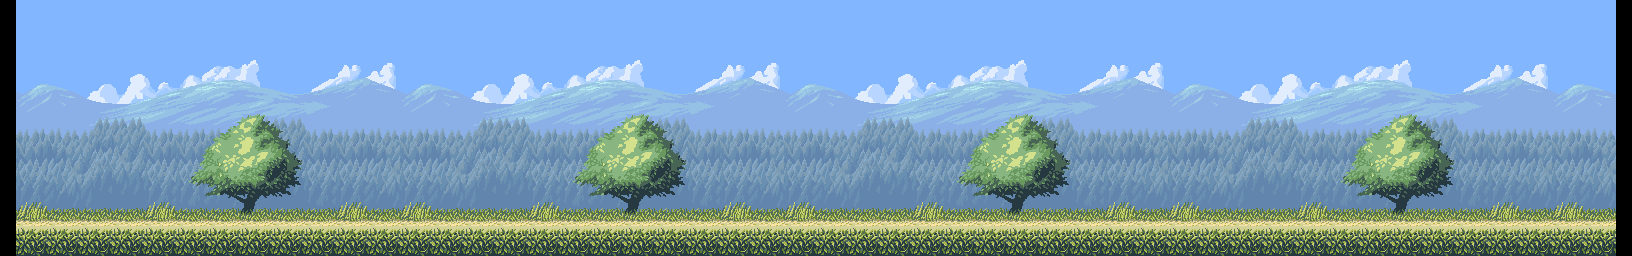

This game map was drawn from its Tiled (.tmx) file and the tilesets committed beside it. A one-line description and the full map source follow:
An orthogonal 102x16 tile map with 16x16 px tiles, 1 tile layer (Capa de patrones 1) and 3 objects.

<map version="1.2" tiledversion="1.3.5" orientation="orthogonal" renderorder="right-down" width="102" height="16" tilewidth="16" tileheight="16" infinite="0" nextlayerid="4" nextobjectid="7">
 <tileset firstgid="1" source="paisaje1.tsx" />
 <layer id="1" name="Capa de patrones 1" width="102" height="16">
  <data encoding="csv">
0,6,7,8,9,10,6,7,8,9,10,6,7,8,9,10,6,7,8,9,10,6,7,8,9,10,6,7,8,9,6,7,8,9,10,10,10,10,10,10,10,10,6,6,6,7,8,9,10,6,7,8,9,10,6,6,6,6,6,6,7,6,6,6,6,7,6,6,6,7,8,9,10,6,7,8,6,7,8,9,10,6,6,6,6,6,7,8,6,6,6,6,7,6,7,8,6,7,8,9,10,0,
0,30,31,32,33,34,30,31,32,33,34,6,7,8,9,10,30,31,32,33,34,30,31,32,33,34,30,31,32,33,30,31,32,33,34,34,34,34,34,34,34,34,10,10,10,10,10,10,10,30,31,32,33,34,30,30,30,30,30,6,6,30,30,30,6,6,30,30,6,6,6,6,7,6,6,6,30,31,32,33,34,30,30,30,30,6,6,6,30,30,30,6,6,30,31,32,30,31,32,33,34,0,
0,6,7,8,9,10,30,31,32,33,34,30,31,32,33,34,30,31,32,33,34,30,31,32,33,6,7,8,9,10,30,30,30,30,30,30,30,30,31,32,33,34,34,34,34,34,34,34,34,30,31,32,33,34,30,31,32,33,34,30,30,30,31,32,30,30,30,31,30,30,30,30,31,30,30,30,30,31,32,33,34,30,31,32,33,30,30,30,30,31,32,30,30,30,31,32,6,7,8,9,10,0,
0,30,31,32,33,34,30,31,32,33,34,35,36,37,38,39,40,41,42,43,44,45,46,47,48,30,31,32,33,34,30,31,32,33,34,35,36,37,38,39,40,41,42,43,44,45,46,47,48,30,31,32,33,34,30,31,32,33,34,35,36,37,38,39,40,41,42,43,44,45,46,47,48,30,31,32,33,34,30,31,32,33,34,35,36,37,38,39,40,41,42,43,44,45,46,47,30,31,32,33,34,0,
0,49,50,51,52,53,54,55,56,57,58,59,60,61,62,63,64,65,66,67,68,69,70,71,72,49,50,51,52,53,54,55,56,57,58,59,60,61,62,63,64,65,66,67,68,69,70,71,72,49,50,51,52,53,54,55,56,57,58,59,60,61,62,63,64,65,66,67,68,69,70,71,72,49,50,51,52,53,54,55,56,57,58,59,60,61,62,63,64,65,66,67,68,69,70,71,72,49,50,51,52,0,
0,73,74,75,76,77,78,79,80,81,82,83,84,85,86,87,88,89,90,91,92,93,94,95,96,73,74,75,76,77,78,79,80,81,82,83,84,85,86,87,88,89,90,91,92,93,94,95,96,73,74,75,76,77,78,79,80,81,82,83,84,85,86,87,88,89,90,91,92,93,94,95,96,73,74,75,76,77,78,79,80,81,82,83,84,85,86,87,88,89,90,91,92,93,94,95,96,73,74,75,76,0,
0,97,98,99,100,101,102,103,104,105,106,107,108,109,110,111,112,113,114,115,116,117,118,119,120,97,98,99,100,101,102,103,104,105,106,107,108,109,110,111,112,113,114,115,116,117,118,119,120,97,98,99,100,101,102,103,104,105,106,107,108,109,110,111,112,113,114,115,116,117,118,119,120,97,98,99,100,101,102,103,104,105,106,107,108,109,110,111,112,113,114,115,116,117,118,119,120,97,98,99,100,0,
0,121,122,123,124,125,126,127,128,129,130,131,132,133,134,135,136,137,138,139,140,141,142,143,144,121,122,123,124,125,126,127,128,129,130,131,132,133,134,135,136,137,138,139,140,141,142,143,144,121,122,123,124,125,126,127,128,129,130,131,132,133,134,135,136,137,138,139,140,141,142,143,144,121,122,123,124,125,126,127,128,129,130,131,132,133,134,135,136,137,138,139,140,141,142,143,144,121,122,123,124,0,
0,145,146,147,148,149,150,151,152,153,154,155,156,157,158,159,160,161,162,163,164,165,166,167,168,145,146,147,148,149,150,151,152,153,154,155,156,157,158,159,160,161,162,163,164,165,166,167,168,145,146,147,148,149,150,151,152,153,154,155,156,157,158,159,160,161,162,163,164,165,166,167,168,145,146,147,148,149,150,151,152,153,154,155,156,157,158,159,160,161,162,163,164,165,166,167,168,145,146,147,148,0,
0,169,170,171,172,173,174,175,176,177,178,179,180,181,182,183,184,185,186,187,188,189,190,191,192,169,170,171,172,173,174,175,176,177,178,179,180,181,182,183,184,185,186,187,188,189,190,191,192,169,170,171,172,173,174,175,176,177,178,179,180,181,182,183,184,185,186,187,188,189,190,191,192,169,170,171,172,173,174,175,176,177,178,179,180,181,182,183,184,185,186,187,188,189,190,191,192,169,170,171,172,0,
0,193,194,195,196,197,198,199,200,201,202,203,204,205,206,207,208,209,210,211,212,213,214,215,216,193,194,195,196,197,198,199,200,201,202,203,204,205,206,207,208,209,210,211,212,213,214,215,216,193,194,195,196,197,198,199,200,201,202,203,204,205,206,207,208,209,210,211,212,213,214,215,216,193,194,195,196,197,198,199,200,201,202,203,204,205,206,207,208,209,210,211,212,213,214,215,216,193,194,195,196,0,
0,217,218,219,220,221,222,223,224,225,226,227,228,229,230,231,232,233,234,235,236,237,238,239,240,217,218,219,220,221,222,223,224,225,226,227,228,229,230,231,232,233,234,235,236,237,238,239,240,217,218,219,220,221,222,223,224,225,226,227,228,229,230,231,232,233,234,235,236,237,238,239,240,217,218,219,220,221,222,223,224,225,226,227,228,229,230,231,232,233,234,235,236,237,238,239,240,217,218,219,220,0,
0,241,242,243,244,245,246,247,248,249,250,251,252,253,254,255,256,257,258,259,260,261,262,263,264,241,242,243,244,245,246,247,248,249,250,251,252,253,254,255,256,257,258,259,260,261,262,263,264,241,242,243,244,245,246,247,248,249,250,251,252,253,254,255,256,257,258,259,260,261,262,263,264,241,242,243,244,245,246,247,248,249,250,251,252,253,254,255,256,257,258,259,260,261,262,263,264,241,242,243,244,0,
0,265,266,267,268,269,270,271,272,273,274,275,276,277,278,279,280,281,282,283,284,285,286,287,288,265,266,267,268,269,270,271,272,273,274,275,276,277,278,279,280,281,282,283,284,285,286,287,288,265,266,267,268,269,270,271,272,273,274,275,276,277,278,279,280,281,282,283,284,285,286,287,288,265,266,267,268,269,270,271,272,273,274,275,276,277,278,279,280,281,282,283,284,285,286,287,288,265,266,267,268,0,
0,289,290,291,292,293,294,295,296,297,298,299,300,301,302,303,304,305,306,307,308,309,310,311,312,289,290,291,292,293,294,295,296,297,298,299,300,301,302,303,304,305,306,307,308,309,310,311,312,289,290,291,292,293,294,295,296,297,298,299,300,301,302,303,304,305,306,307,308,309,310,311,312,289,290,291,292,293,294,295,296,297,298,299,300,301,302,303,304,305,306,307,308,309,310,311,312,289,290,291,292,0,
0,313,314,315,316,317,318,319,320,321,322,323,324,325,326,327,328,329,330,331,332,333,334,335,336,313,314,315,316,317,318,319,320,321,322,323,324,325,326,327,328,329,330,331,332,333,334,335,336,313,314,315,316,317,318,319,320,321,322,323,324,325,326,327,328,329,330,331,332,333,334,335,336,313,314,315,316,317,318,319,320,321,322,323,324,325,326,327,328,329,330,331,332,333,334,335,336,313,314,315,316,0
</data>
 </layer>
 <objectgroup id="3" name="Suelo">
  <object id="2" x="17.1667" y="223" width="1599" height="32" />
  <object id="4" x="1616" y="-0.416667" width="16" height="255.25" />
  <object id="6" x="0.5" y="0" width="16" height="255" />
 </objectgroup>
</map>
